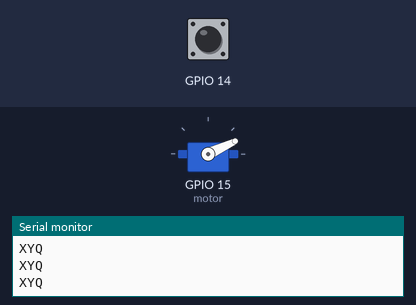
The sketch below on a simulated ESP8266 (NodeMCU). On the bench: servo, the last lines printed to the serial monitor. The inputs (shaded band) are chosen by the test bench; at power-on: GPIO 14 HIGH.

Above: at 6.2 s.
6.3 s: GPIO 14 pulled LOW for 0.35 s
At 7.6 s:
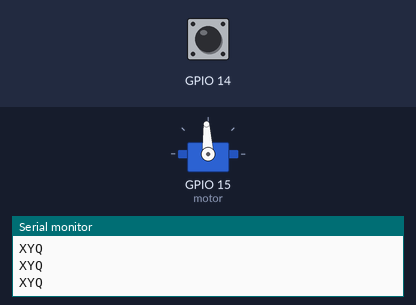
8.1 s: GPIO 14 pulled LOW for 1 s
At 9.0 s:
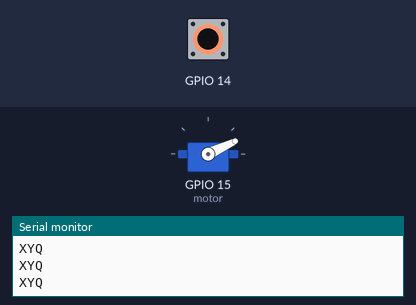
10.6 s: GPIO 14 pulled LOW for 3.2 s
At 12.1 s:
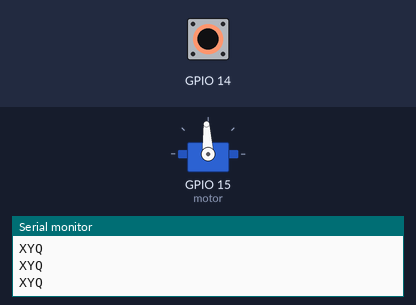
Timing chart, 0 to 13.6 s (numbered marks = the images above; inputs shaded):
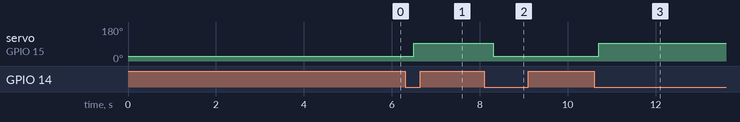

Measured:
- after the input at 6.3 s, servo on GPIO 15 (motor): 25° → 93° after 0.20 s
- after the input at 8.1 s, servo on GPIO 15 (motor): 93° → 25° after 0.20 s
- after the input at 10.6 s, servo on GPIO 15 (motor): 25° → 93° after 0.10 s

The sketch:

el_torpedo_90_nodeMcu.ino
```cpp
#include <ESP8266WiFi.h>
#include <ESP8266WebServer.h>
#include <FS.h>
#include <Servo.h>

Servo motor;

bool enabled = false, repeat = false;

//const char *ssid = "E-Seabike";
//int motorSpeeds[5] = {0, 0, 0, 0, 0};
//byte numberOfSpeeds = 0;
//ESP8266WebServer HTTP(80);
//
//void showConfigFile() {
//  String cfgRead;
//  File cfg = SPIFFS.open("/config.txt", "r");
//  if (!cfg) Serial.println("Error opening file");
//  cfgRead = cfg.readString();  //speeds:3;speed_1:1000;speed_2:1100;speed_3:1200;speed_4:1300;speed_5:1400;
//  Serial.println("Config file:" + cfgRead);
//  cfg.close();
//};
//
//void setConfigFromFlash() {
//  String configStream[6] = {"", "", "", "", "", ""};
//  String configStreamingValues[6] = {"speeds", "speed_0", "speed_1", "speed_2", "speed_3", "speed_4"};
//  String cfgRead;
//
//  File cfg = SPIFFS.open("/config.txt", "r");
//  if (!cfg) Serial.println("Error opening file");
//  cfgRead = cfg.readString();  //speeds:3;speed_1:1000;speed_2:1100;speed_3:1200;speed_4:1300;speed_5:1400;
//  cfg.close();
//
//  int i;
//  for (i = 0; i < 6; i++) {
//    if (i < 5) configStream[i] = cfgRead.substring(cfgRead.indexOf(configStreamingValues[i]) + configStreamingValues[i].length() + 1, cfgRead.indexOf(configStreamingValues[i + 1]) - 1);
//    if (i == 5) configStream[i] = cfgRead.substring(cfgRead.indexOf(configStreamingValues[i]) + configStreamingValues[i].length() + 1, cfgRead.length() - 3);
//  };
//
//  numberOfSpeeds = configStream[0].toInt();
//  motorSpeeds[0] = configStream[1].toInt();
//  motorSpeeds[1] = configStream[2].toInt();
//  motorSpeeds[2] = configStream[3].toInt();
//  motorSpeeds[3] = configStream[4].toInt();
//  motorSpeeds[4] = configStream[5].toInt();
//
//  Serial.println("Update config from FLASH!");
//  printConfig();
//};
//
//void printConfig() {
//  int i;
//  Serial.println("Number of speeds: " + (String)numberOfSpeeds);
//  for (i = 0; i < 5; i++) Serial.println("Speed " + (String)i + ": " + (String)motorSpeeds[i]);
//};
//
//void sendDeviceParams() {
//  String resMessage = "";
//  int i;
//
//  resMessage += " speeds: ";
//  resMessage += (String)numberOfSpeeds;
//  resMessage += "; ";
//
//  for (i = 0; i < 5; i++) {
//    resMessage += "speed ";
//    resMessage += (String)i;
//    resMessage += ": ";
//    resMessage += (String)motorSpeeds[i];
//    resMessage += "; ";
//  };
//
//  HTTP.send(200, "text/plain", resMessage);
//
//  Serial.println("Send responce params http!");
//};
//
//void setConfigFromHttp() {
//
//  numberOfSpeeds = HTTP.arg("speeds").toInt();
//  motorSpeeds[0] = HTTP.arg("speed_0").toInt();
//  motorSpeeds[1] = HTTP.arg("speed_1").toInt();
//  motorSpeeds[2] = HTTP.arg("speed_2").toInt();
//  motorSpeeds[3] = HTTP.arg("speed_3").toInt();
//  motorSpeeds[4] = HTTP.arg("speed_4").toInt();
//
//  saveConfigFile();
//  sendDeviceParams();
//};
//
//void saveConfigFile() {
//  String writeConfig = "";
//  int i;
//
//  writeConfig += " speeds:";
//  writeConfig += (String)numberOfSpeeds;
//  writeConfig += ";";
//  for (i = 0; i < 5; i++) {
//    writeConfig += "speed_";
//    writeConfig += (String)i;
//    writeConfig += ":";
//    writeConfig += (String)motorSpeeds[i];
//    writeConfig += ";";
//  };
//
//  File cfgWrite = SPIFFS.open("/config.txt", "w");
//  if (!cfgWrite) Serial.println("Error opening file");
//  cfgWrite.println(writeConfig);
//  cfgWrite.close();
//
//  Serial.println("Wriete config file:" + writeConfig);
//};

void setup() {

  Serial.begin(9600);
  motor.attach(15);
  motor.writeMicroseconds(800);
  delay(5000);
  //  motor.writeMicroseconds(1500);

  pinMode(14, INPUT_PULLUP);


  //  WiFi.softAP(ssid);
  //
  //  bool success = SPIFFS.begin();
  //  if (!success) Serial.print("File system error!");
  //
  //
  //  //printConfig();
  //  //showConfigFile();
  //  setConfigFromFlash();
  //
  //  HTTP.begin();
  //
  //  Serial.print("My IP: ");
  //  Serial.println(WiFi.softAPIP());
  //
  //  HTTP.on("/status", sendDeviceParams);
  //
  //  HTTP.on("/speed", setConfigFromHttp);

}

void loop() {
  //  HTTP.handleClient();

  static uint32_t tmr;
  if (millis() - tmr >= 300) {
    tmr = millis();


    if (!digitalRead(14)) {
      if (!repeat) enabled = !enabled;
      repeat = true;
    } else {
      repeat = false;
    }

    if (enabled) {
      motor.writeMicroseconds(1500);
    } else {
      motor.writeMicroseconds(800);
    };

    Serial.println("XYQ");

  }


}
```
